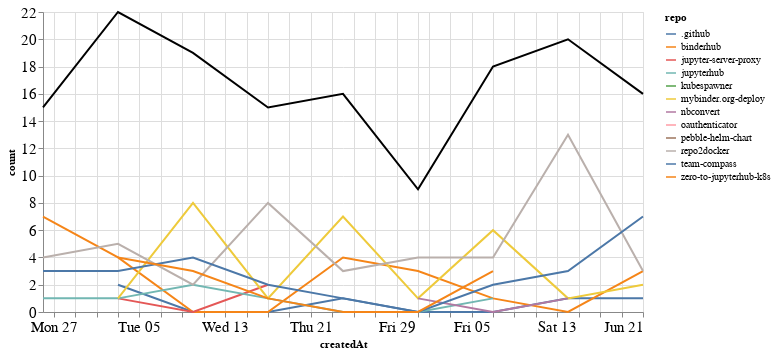

Notebook source saved alongside this figure:
### Markdown cell above
## Comments

### Code cell
comments_time = comments.groupby('repo').resample('W', on='createdAt').count()['author'].reset_index()
comments_time = comments_time.rename(columns={'author': 'count'})
comments_time_total = comments_time.groupby('createdAt').agg({"count": "sum"}).reset_index()
ch1 = alt.Chart(comments_time, width=600).mark_line().encode(
    x='createdAt',
    y='count',
    color='repo',
    tooltip="repo"
)

ch2 = alt.Chart(comments_time_total, width=600).mark_line(color="black").encode(
    x='createdAt',
    y='count',
)

ch1 + ch2

### Figure 1 — Vega-Lite specification as saved in the notebook (floating-point values rounded to 4 significant figures)
{"config": {"axisLeft": {"labelFontSize": 15}, "axisBottom": {"labelFontSize": 15}}, "layer": [{"data": {"name": "data-02f0334726fd159a734c064abf48434f"}, "mark": "line", "encoding": {"color": {"type": "nominal", "field": "repo"}, "tooltip": {"type": "nominal", "field": "repo"}, "x": {"type": "temporal", "field": "createdAt"}, "y": {"type": "quantitative", "field": "count"}}, "width": 600}, {"data": {"name": "data-32d71e844b9c3dc25bf725a6ee367144"}, "mark": {"type": "line", "color": "black"}, "encoding": {"x": {"type": "temporal", "field": "createdAt"}, "y": {"type": "quantitative", "field": "count"}}, "width": 600}], "$schema": "https://vega.github.io/schema/vega-lite/v4.8.1.json", "datasets": {"data-02f0334726fd159a734c064abf48434f": [{"repo": ".github", "createdAt": "2020-05-03T00:00:00", "count": 2}, {"repo": ".github", "createdAt": "2020-05-10T00:00:00", "count": 0}, {"repo": ".github", "createdAt": "2020-05-17T00:00:00", "count": 0}, {"repo": ".github", "createdAt": "2020-05-24T00:00:00", "count": 1}, {"repo": ".github", "createdAt": "2020-05-31T00:00:00", "count": 0}, {"repo": ".github", "createdAt": "2020-06-07T00:00:00", "count": 0}, {"repo": ".github", "createdAt": "2020-06-14T00:00:00", "count": 1}, {"repo": ".github", "createdAt": "2020-06-21T00:00:00", "count": 1}, {"repo": "binderhub", "createdAt": "2020-04-26T00:00:00", "count": 7}, {"repo": "binderhub", "createdAt": "2020-05-03T00:00:00", "count": 4}, {"repo": "binderhub", "createdAt": "2020-05-10T00:00:00", "count": 0}, {"repo": "binderhub", "createdAt": "2020-05-17T00:00:00", "count": 0}, {"repo": "binderhub", "createdAt": "2020-05-24T00:00:00", "count": 4}, {"repo": "binderhub", "createdAt": "2020-05-31T00:00:00", "count": 3}, {"repo": "binderhub", "createdAt": "2020-06-07T00:00:00", "count": 1}, {"repo": "binderhub", "createdAt": "2020-06-14T00:00:00", "count": 0}, {"repo": "binderhub", "createdAt": "2020-06-21T00:00:00", "count": 3}, {"repo": "jupyter-server-proxy", "createdAt": "2020-05-03T00:00:00", "count": 1}, {"repo": "jupyter-server-proxy", "createdAt": "2020-05-10T00:00:00", "count": 0}, {"repo": "jupyter-server-proxy", "createdAt": "2020-05-17T00:00:00", "count": 2}, {"repo": "jupyterhub", "createdAt": "2020-04-26T00:00:00", "count": 1}, {"repo": "jupyterhub", "createdAt": "2020-05-03T00:00:00", "count": 1}, {"repo": "jupyterhub", "createdAt": "2020-05-10T00:00:00", "count": 2}, {"repo": "jupyterhub", "createdAt": "2020-05-17T00:00:00", "count": 1}, {"repo": "jupyterhub", "createdAt": "2020-05-24T00:00:00", "count": 0}, {"repo": "jupyterhub", "createdAt": "2020-05-31T00:00:00", "count": 0}, {"repo": "jupyterhub", "createdAt": "2020-06-07T00:00:00", "count": 1}, {"repo": "kubespawner", "createdAt": "2020-06-14T00:00:00", "count": 1}, {"repo": "mybinder.org-deploy", "createdAt": "2020-05-03T00:00:00", "count": 1}, {"repo": "mybinder.org-deploy", "createdAt": "2020-05-10T00:00:00", "count": 8}, {"repo": "mybinder.org-deploy", "createdAt": "2020-05-17T00:00:00", "count": 1}, {"repo": "mybinder.org-deploy", "createdAt": "2020-05-24T00:00:00", "count": 7}, {"repo": "mybinder.org-deploy", "createdAt": "2020-05-31T00:00:00", "count": 1}, {"repo": "mybinder.org-deploy", "createdAt": "2020-06-07T00:00:00", "count": 6}, {"repo": "mybinder.org-deploy", "createdAt": "2020-06-14T00:00:00", "count": 1}, {"repo": "mybinder.org-deploy", "createdAt": "2020-06-21T00:00:00", "count": 2}, {"repo": "nbconvert", "createdAt": "2020-05-31T00:00:00", "count": 1}, {"repo": "nbconvert", "createdAt": "2020-06-07T00:00:00", "count": 0}, {"repo": "nbconvert", "createdAt": "2020-06-14T00:00:00", "count": 1}, {"repo": "oauthenticator", "createdAt": "2020-05-03T00:00:00", "count": 1}, {"repo": "pebble-helm-chart", "createdAt": "2020-06-07T00:00:00", "count": 1}, {"repo": "repo2docker", "createdAt": "2020-04-26T00:00:00", "count": 4}, {"repo": "repo2docker", "createdAt": "2020-05-03T00:00:00", "count": 5}, {"repo": "repo2docker", "createdAt": "2020-05-10T00:00:00", "count": 2}, {"repo": "repo2docker", "createdAt": "2020-05-17T00:00:00", "count": 8}, {"repo": "repo2docker", "createdAt": "2020-05-24T00:00:00", "count": 3}, {"repo": "repo2docker", "createdAt": "2020-05-31T00:00:00", "count": 4}, {"repo": "repo2docker", "createdAt": "2020-06-07T00:00:00", "count": 4}, {"repo": "repo2docker", "createdAt": "2020-06-14T00:00:00", "count": 13}, {"repo": "repo2docker", "createdAt": "2020-06-21T00:00:00", "count": 3}, {"repo": "team-compass", "createdAt": "2020-04-26T00:00:00", "count": 3}, {"repo": "team-compass", "createdAt": "2020-05-03T00:00:00", "count": 3}, {"repo": "team-compass", "createdAt": "2020-05-10T00:00:00", "count": 4}, {"repo": "team-compass", "createdAt": "2020-05-17T00:00:00", "count": 2}, {"repo": "team-compass", "createdAt": "2020-05-24T00:00:00", "count": 1}, {"repo": "team-compass", "createdAt": "2020-05-31T00:00:00", "count": 0}, {"repo": "team-compass", "createdAt": "2020-06-07T00:00:00", "count": 2}, {"repo": "team-compass", "createdAt": "2020-06-14T00:00:00", "count": 3}, {"repo": "team-compass", "createdAt": "2020-06-21T00:00:00", "count": 7}, {"repo": "zero-to-jupyterhub-k8s", "createdAt": "2020-05-03T00:00:00", "count": 4}, {"repo": "zero-to-jupyterhub-k8s", "createdAt": "2020-05-10T00:00:00", "count": 3}, {"repo": "zero-to-jupyterhub-k8s", "createdAt": "2020-05-17T00:00:00", "count": 1}, {"repo": "zero-to-jupyterhub-k8s", "createdAt": "2020-05-24T00:00:00", "count": 0}, {"repo": "zero-to-jupyterhub-k8s", "createdAt": "2020-05-31T00:00:00", "count": 0}, {"repo": "zero-to-jupyterhub-k8s", "createdAt": "2020-06-07T00:00:00", "count": 3}], "data-32d71e844b9c3dc25bf725a6ee367144": [{"createdAt": "2020-04-26T00:00:00", "count": 15}, {"createdAt": "2020-05-03T00:00:00", "count": 22}, {"createdAt": "2020-05-10T00:00:00", "count": 19}, {"createdAt": "2020-05-17T00:00:00", "count": 15}, {"createdAt": "2020-05-24T00:00:00", "count": 16}, {"createdAt": "2020-05-31T00:00:00", "count": 9}, {"createdAt": "2020-06-07T00:00:00", "count": 18}, {"createdAt": "2020-06-14T00:00:00", "count": 20}, {"createdAt": "2020-06-21T00:00:00", "count": 16}]}}
